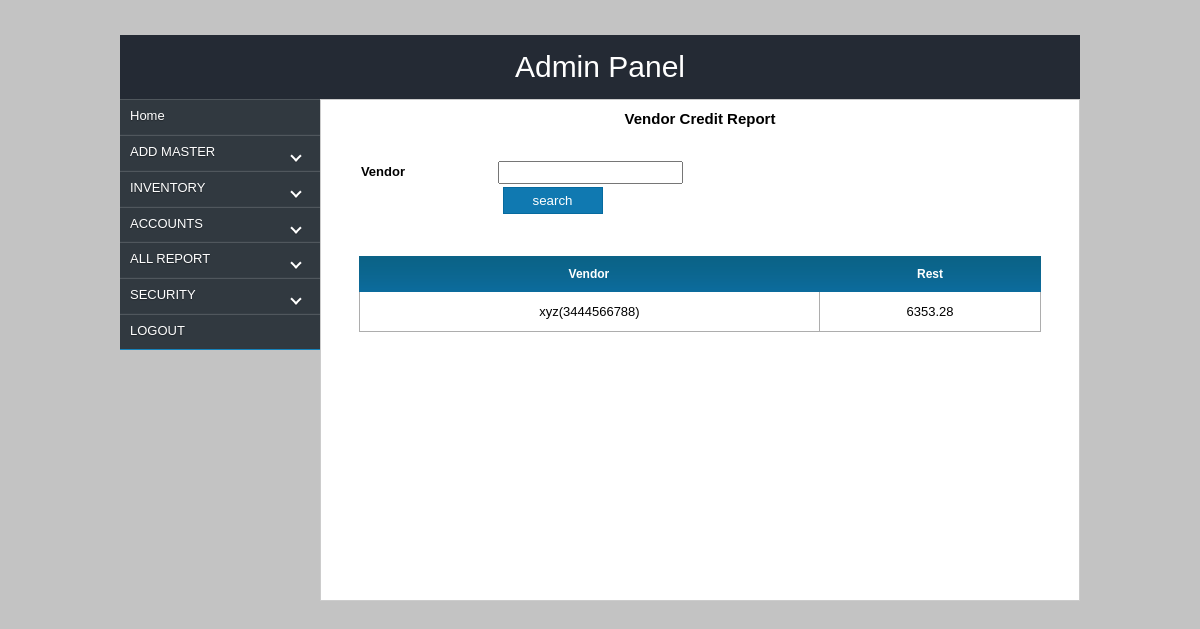
Screenshot of /admin/vendor_credit_report.php with the database file from the repository.
### tables this page shows
CREATE TABLE IF NOT EXISTS `vendor` (
  `slno` int(10) NOT NULL AUTO_INCREMENT,
  `name` varchar(200) NOT NULL,
  `phone` bigint(10) NOT NULL,
  `address` varchar(200) NOT NULL,
  `email` varchar(200) NOT NULL,
  `type` int(10) NOT NULL,
  `balance` float(10,2) NOT NULL,
  `location` varchar(200) NOT NULL,
  `date` date NOT NULL,
  `father` varchar(200) NOT NULL,
  `dob` date NOT NULL,
  `age` varchar(200) NOT NULL,
  `year` varchar(200) NOT NULL,
  `sex` varchar(200) NOT NULL,
  `occupation` varchar(200) NOT NULL,
  `introducer` varchar(200) NOT NULL,
  `introid` varchar(200) NOT NULL,
  `identity` varchar(200) NOT NULL,
  PRIMARY KEY (`slno`)
);

### admin/vendor_credit_report.php (the view, shortened to what this page needs)
<?php
    if(isset($_POST['submit']))
    {
	$venid=$_REQUEST['hvid'];
	$fetchdetail=mysql_query("select * from `transaction` where `vendor_id`='$venid'");
    }else{
    $fetchdetail=mysql_query("select * from `vendor` where `type`='0'");
    }
?>
<html>
<head>
<link href="css/style.css" rel="stylesheet"  type="text/css"/>
<link rel="stylesheet" href="css/jquery-ui.css">
</head>
<body>
    <div id="wrapper">
       <div id="header">Admin Panel</div>
	   <div id="con">
         <div id="container" style="font-size: 10px;">
            <div id="lcontainer">
                <?php include_once('menu.php');?>
            </div>
            <div id="rcontainer" align="middle">
                <div class="content2">
				<h3>Vendor Credit Report</h3>
				</div>
				<div class="content2">
                    <form name="" action="" method="post" enctype="multipart/form-data">
                <table class="table">
			    <tr>
				<td><span style="font-weight:bold;">Vendor</span></td>
                <td align="left"> <input type="text" name="vendorid" class="vend text" style="margin-left:10px;" />
				</td>
			    </tr>
                <tr>
                		<td>&nbsp;</td>
                		 <td><input type="submit" name="submit" value="search" class="btn"></td>
                </tr>
				</table>
				<table  class="table" cellspacing="0" cellpadding="0" style="line-height:3; margin-top:40px;">
				    <?php
				    if(isset($_POST['submit']))
			{ ?>
			<tr style="background:url(image/yellow.png); color:#fff; height:25px; font-size:12px;">
				<th>Vendor</th>
				<th>Debit</th>
				<th>Credit</th>
				<th>Date</th>
			    </tr>
			    <?php
			    while($resdetail=mysql_fetch_array($fetchdetail))
			    {
			    $amtsql=mysql_query("select *  from `vendor` where `slno`='$venid' and `type`='0'");
			    $amtres=mysql_fetch_array($amtsql);
			    $amt=$resdetail['amount'];
			    ?>
			    <tr>
				<td class="td"><?php echo $amtres['name']."(".$amtres['phone'].")";?></td>
				<?php if($amt>0){?><td class="td"><?php echo $amt;?></td><td class="td"></td><?php } else {?>
				<td class="td"></td><td class="td"><?php echo 0-$amt;?></td><?php }?>
				<td class="td" style="border-right:1px solid #adadad;"><?php echo $resdetail['date'];?></td>
			    </tr><?php }?>
			 <?php }else{?>
			    <tr style="background:url(image/yellow.png); color:#fff; height:25px; font-size:12px;">
				<th>Vendor</th>
				<th>Rest</th>
			    </tr>
			    <?php
			    while($resdetail=mysql_fetch_array($fetchdetail))
			    { $vid=$resdetail['slno'];
				$vname=$resdetail['name'];
				$vphone=$resdetail['phone'];
			    $amtsql=mysql_query("select sum(amount) as totamount from `transaction` where `vendor_id`='$vid'");
			    $amtres=mysql_fetch_array($amtsql);
			    ?>
			    <tr>
				<td class="td"><?php echo $vname."(".$vphone.")";?></td>
				<td class="td" style="border-right:1px solid #adadad;"><?php $amount=$amtres['totamount'];echo $totamount=number_format((float)$amount, 2, '.', '');?></td>
			    </tr><?php } }?>
                        </table>
                    </form>
		</div>
         </div>
        </div>
	</div>
    </div>
</body>
</html>

### admin/css/style.css (style rules this page uses)
* { margin:0px; padding:0px; }
body { background:url('../image/yllw.jpg') no-repeat; background-size:100% 100%; background:#c3c3c3; }
#wrapper { width:960px;margin:0 auto; margin-top:35px; }
#header { width:930px; height:auto; padding:15px; background:rgba(255,255,255,0.5); text-align: center; font-family: fantasy; font-family:arial;font-size:30px; background:#333; color:#fff; background:#242a34; }
#con { width:100%; height:auto; float:left; margin-bottom:20px; }
#container { width:960px; margin:auto; background:#fff; }
#lcontainer { width:200px; float: left; height:auto; background:rgba(255,255,225,0.5); }
#rcontainer { width:758px; float:left; min-height:500px;height:auto; background:#fff; border:1px solid #ccc; }
.table { font-family:arial; font-size:13px; width:400px; height:0px; margin-top:20px; margin-bottom:10px; line-height:2; width:100%; }
h3 { font-family:arial; font-size:15px; width:300px; }
.text { padding:2px; }
.td { border-left:1px solid #adadad; border-bottom:1px solid #adadad; text-align:center; }
.btn { width:60px; padding:2px; }

### admin/styles.css (style rules this page uses)
.content2 { width:90%; height:auto; float:left; font-family:arial; font-size:14px; margin-top:10px; margin-left:5%; }
.btn { width:100px; height:auto; float:left; padding:5px; background:#1079b1; border:none; color:#fff; text-align:center; font-family:Arial, Helvetica, sans-serif; border:1px solid #066a9f; }

### admin/vendor_credit_report.php (style rules this page uses)
.btn { margin-left:15px; }

### rows the page displays
vendor: name "xyz", phone "3444566788", amount "6353.28"
